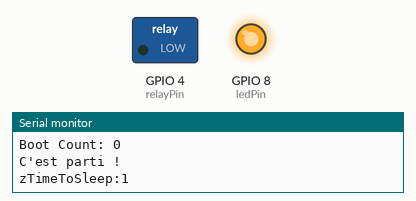
Simulated run of this sketch. Board: ESP32-C3. Parts: switched loads named in the sketch (green lamp = pin HIGH), output pins drawn as LEDs (lit = HIGH), the last lines printed to the serial monitor. EEPROM starts erased. At 120.1 s the program puts the board to deep sleep or switches it off; the recording ends there.

Above: at 1.5 s.
At 4.07 s:
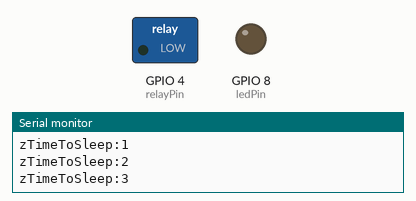
Timing chart, 0 to 4.4 s (numbered marks = the images above):
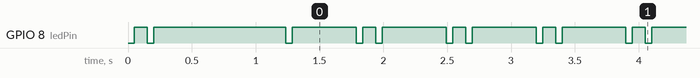

Measured:
- by itself, GPIO 8 (ledPin): moves between LOW and HIGH, repeating every 28.9 s
- by itself, everything shown: repeats every 1.4 s, in 8 steps

The sketch:

esp32-c3-timer-pompe.ino
```cpp
// ESP32-c3 super mini utilisé pour faire juste office de timer pour une pompe de fontaine pour enfants.
// On réveil l'esp32-c3 au moyen du RESET, un timer démarre pour faire fonctionner la pompe pendant une
// certaine durée. A la fin du timer, on part en mode dsleep infini.
// Si on appuie sur le RESET pendant que le timer tourne encore, on part directement en mode dsleep infini.
//
// ATTENTION, ce code a été testé sur un esp32-c3 super mini. Pas testé sur les autres boards !
//
#define zVERSION        "zf240811.1527"
#define zHOST           "tmr_pmp_1"             // ATTENTION, tout en minuscule
#define zDSLEEP         0                       // 0 ou 1 !
#define TIME_TO_SLEEP   120                      // dSleep en secondes
int zDelay1Interval =   1000;                   // Délais en mili secondes pour la boucle loop

/*
Utilisation:

Astuce:

plus valable ici, docu va arriver prochainement
Afin de simplifier au maximum le câblage, j'utilise les deux pins adjacentes
pour la masse et l'alimentation pour le HTU21D. Il faudra donc configurer
ces pins en conséquence !
Mais les pins par défaut pour l'I2C sur l'esp32-c3 super mini sont les 8 et 9,
elles ne sont pas adjacentes aux pins utilisées pour l'alimentation du capteur HTU21D,
il faut donc les reprogrammer en utilisant l'astuce du Wire.begin(SdaPin,SclPin) AVANT le htu.begin() !


Installation:

Pour les esp32-c3 super mini, il faut:
 * choisir comme board ESP32C3 Dev Module
 * disabled USB CDC On Boot et utiliser USBSerial. au lieu de Serial. pour la console !
 * changer le schéma de la partition à Minimal SPIFFS (1.9MB APP with OTA/190kB SPIFFS)

Pour le WiFiManager, il faut installer cette lib depuis le lib manager sur Arduino:
https://github.com/tzapu/WiFiManager

Pour MQTT, il faut installer la lib (home-assistant-integration):
https://github.com/dawidchyrzynski/arduino-home-assistant

Pour JSON, il faut installer cette lib:
https://github.com/bblanchon/ArduinoJson


Sources:

https://grabcad.com/library/esp32-c3-supermini-1
https://forum.fritzing.org/t/need-esp32-c3-super-mini-board-model/20561
https://chat.mistral.ai/    pour toute la partie API REST et wifiAuto ᕗ
*/


// #define DEBUG true
// #undef DEBUG


// General
const int ledPin = 8;             // the number of the LED pin
const int buttonPin = 9;          // the number of the pushbutton pin

const int relayPin = 4;             // the number of the LED pin

int bootCount = 0;
int zTimeToSleep = 0;


// Sonar Pulse
#include "zSonarpulse.h"


// zEeprom_tmrpmp
#include "zEepromTmrPmp.h"


void setup() {

  pinMode(relayPin, OUTPUT);
  digitalWrite(ledPin, LOW);


  // Pulse deux fois pour dire que l'on démarre
  pinMode(ledPin, OUTPUT);
  digitalWrite(ledPin, LOW); delay(zSonarPulseOn); digitalWrite(ledPin, HIGH); delay(zSonarPulseOff);
  digitalWrite(ledPin, LOW); delay(zSonarPulseOn); digitalWrite(ledPin, HIGH); delay(zSonarPulseOff);
  delay(zSonarPulseWait);

  // Start serial console
  USBSerial.begin(19200);
  USBSerial.setDebugOutput(true);       //pour voir les messages de debug des libs sur la console série !
  delay(300);                          //le temps de passer sur la Serial Monitor ;-)
  USBSerial.println("\n\n\n\n**************************************\nCa commence !"); USBSerial.println(zHOST ", " zVERSION);

  // #if zDSLEEP == 1
  //   //Increment boot number and print it every reboot
  //   ++bootCount;
  //   sensorValue4 = bootCount;
  //   USBSerial.println("Boot number: " + String(bootCount));
  //   // Configuration du dsleep
  //   // esp_sleep_enable_timer_wakeup(TIME_TO_SLEEP * uS_TO_S_FACTOR);
  //   // USBSerial.println("Setup ESP32 to sleep for every " + String(TIME_TO_SLEEP) + " Seconds");
  // #endif


  // Start EEPROM
  zStartEEPROM();

  loadVariables();
  bootCount++;
  saveVariables();

  USBSerial.print("Boot Count: ");
  USBSerial.println(bootCount);


  // go go go
  USBSerial.println("\nC'est parti !\n");


  #if zDSLEEP == 1
    // Partie dsleep. On va dormir !
    USBSerial.println("Going to sleep now");
    delay(200);
    USBSerial.flush();
    esp_deep_sleep_start();
    USBSerial.println("This will never be printed");
  #endif

}

void loop() {
  zTimeToSleep++;
  USBSerial.print("zTimeToSleep:");
  USBSerial.println(zTimeToSleep);

  if (zTimeToSleep >= TIME_TO_SLEEP) {

    USBSerial.println("Boum, on a atteint le timer !");
    zTimeToSleep = 0 ;

    bootCount = 0 ;
    saveVariables();

    // Désactivation de tous les réveils possibles
    esp_sleep_disable_wakeup_source(ESP_SLEEP_WAKEUP_ALL);

    // Mettre l'ESP32-C3 en mode de veille profonde indéfiniment
    esp_deep_sleep_start();

    delay(300);                          //le temps de passer sur la Serial Monitor ;-)

  }


  if (bootCount > 1) {

    USBSerial.println("Bam, on arrête la pompe !");

    bootCount = 0 ;
    saveVariables();

    // Désactivation de tous les réveils possibles
    esp_sleep_disable_wakeup_source(ESP_SLEEP_WAKEUP_ALL);

    // Mettre l'ESP32-C3 en mode de veille profonde indéfiniment
    esp_deep_sleep_start();

  }


  // Délais non bloquant pour le sonarpulse et l'OTA
  zDelay1(zDelay1Interval);
}


// Délais non bloquant pour le sonarpulse et l'OTA
void zDelay1(long zDelayMili){
  long zDelay1NextMillis = zDelayMili + millis();
  while(millis() < zDelay1NextMillis ){
    // Un petit coup sonar pulse sur la LED pour dire que tout fonctionne bien
    sonarPulse();
  }
}
```

zEepromTmrPmp.h
```cpp
// zf240811.1339

#include <EEPROM.h>

#define EEPROM_SIZE 64


void saveVariables() {
  EEPROM.put(0, bootCount);
  // EEPROM.put(sizeof(int), tempMoy);
  EEPROM.commit();
}


void loadVariables() {
  EEPROM.get(0, bootCount);
  // EEPROM.get(sizeof(int), tempMoy);
}


// float calculateAverageTemperature() {
//   // Implémentez votre propre logique pour calculer la température moyenne
//   return 25.0; // Exemple de valeur
// }


void zStartEEPROM() {
  if (!EEPROM.begin(EEPROM_SIZE)) {
    USBSerial.println("Failed to initialise EEPROM");
    while (1);
  }
}
```

zSonarPulse.h
```cpp
//zf240525.1038

const int zSonarPulseOn = 50;    // délai pour sonarPulse
const int zSonarPulseOff = 100;    // délai pour sonarPulse
const int zSonarPulseWait = 500;    // délai pour sonarPulse
byte zSonarPulseState = 1;    // état pour sonarPulse
long zSonarPulseNextMillis = 0;    // état pour sonarPulse


// Machine à état pour faire pulser deux fois la petite LED sans bloquer le système
void sonarPulse(){
  if (zSonarPulseNextMillis < millis()){
    switch (zSonarPulseState){
      // 1ère pulse allumée que l'on doit éteindre !
      case 1:
        digitalWrite(ledPin, HIGH);
        zSonarPulseNextMillis = millis() + zSonarPulseOff;
        zSonarPulseState = 2;
        break;
      // 1ère pulse éteinte que l'on doit allumer !
      case 2:
        digitalWrite(ledPin, LOW);
        zSonarPulseNextMillis = millis() + zSonarPulseOn;
        zSonarPulseState = 3;
        break;
      // 2e pulse allumée que l'on doit éteindre et attendre le wait !
      case 3:
        digitalWrite(ledPin, HIGH);
        zSonarPulseNextMillis = millis() + zSonarPulseWait;
        zSonarPulseState = 4;
        break;
      // 2e pulse éteinte pendant le wait que l'on doit allumer !
      case 4:
        digitalWrite(ledPin, LOW);
        zSonarPulseNextMillis = millis() + zSonarPulseOn;
        zSonarPulseState = 1;
        break;
    }
  }
}
```
